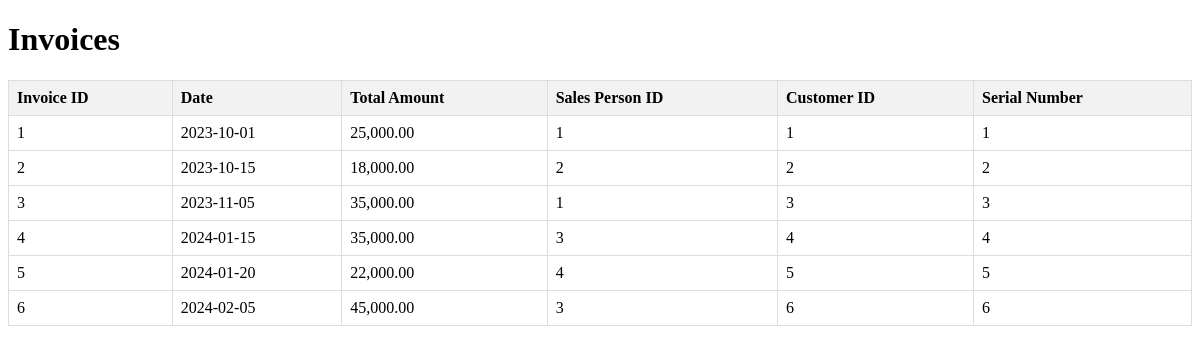
Screenshot of /controllers/getInvoice.php with the database file from the repository.
### tables this page shows
CREATE TABLE `invoice` (
  `invoiceId` int(11) NOT NULL,
  `date` date DEFAULT NULL,
  `totalAmount` int(11) DEFAULT NULL,
  `salesPersonId` int(11) DEFAULT NULL,
  `customerId` int(11) DEFAULT NULL,
  `serialNumber` int(11) DEFAULT NULL
);

### controllers/getInvoice.php (the view, shortened to what this page needs)
<?php
require('../configs/db.php');
$query = "SELECT invoiceId, date, totalAmount, salesPersonId, customerId, serialNumber FROM invoice";
$stmt = $conn->prepare($query);
$stmt->execute();
$result = $stmt->get_result();
if ($result->num_rows > 0) {
    echo '<!DOCTYPE html>
          <html lang="en">
          <head>
              <meta charset="UTF-8">
              <meta name="viewport" content="width=device-width, initial-scale=1.0">
              <title>Invoices</title>
              <style>
                  table {
                      width: 100%;
                      border-collapse: collapse;
                  }
                  th, td {
                      border: 1px solid #ddd;
                      padding: 8px;
                      text-align: left;
                  }
                  th {
                      background-color: #f2f2f2;
                  }
              </style>
          </head>
          <body>
              <h1>Invoices</h1>
              <table>
                  <thead>
                      <tr>
                          <th>Invoice ID</th>
                          <th>Date</th>
                          <th>Total Amount</th>
                          <th>Sales Person ID</th>
                          <th>Customer ID</th>
                          <th>Serial Number</th>
                      </tr>
                  </thead>
                  <tbody>';
    while ($row = $result->fetch_assoc()) {
        echo '<tr>
                  <td>' . htmlspecialchars($row['invoiceId']) . '</td>
                  <td>' . htmlspecialchars($row['date']) . '</td>
                  <td>' . htmlspecialchars(number_format($row['totalAmount'], 2)) . '</td>
                  <td>' . htmlspecialchars($row['salesPersonId']) . '</td>
                  <td>' . htmlspecialchars($row['customerId']) . '</td>
                  <td>' . htmlspecialchars($row['serialNumber']) . '</td>
              </tr>';
    }
    echo '      </tbody>
              </table>
          </body>
          </html>';
} else {
    echo '<p>No records found.</p>';
}
?>

### controllers/getInvoice.php (style rules this page uses)
table { width: 100%; border-collapse: collapse; }
th, td { border: 1px solid #ddd; padding: 8px; text-align: left; }
th { background-color: #f2f2f2; }

### rows the page displays
invoice: invoiceId "1", date "2023-10-01", totalAmount "25,000.00", salesPersonId "1", customerId "1", serialNumber "1"
invoice: invoiceId "2", date "2023-10-15", totalAmount "18,000.00", salesPersonId "2", customerId "2", serialNumber "2"
invoice: invoiceId "3", date "2023-11-05", totalAmount "35,000.00", salesPersonId "1", customerId "3", serialNumber "3"
invoice: invoiceId "4", date "2024-01-15", totalAmount "35,000.00", salesPersonId "3", customerId "4", serialNumber "4"
invoice: invoiceId "5", date "2024-01-20", totalAmount "22,000.00", salesPersonId "4", customerId "5", serialNumber "5"
invoice: invoiceId "6", date "2024-02-05", totalAmount "45,000.00", salesPersonId "3", customerId "6", serialNumber "6"
